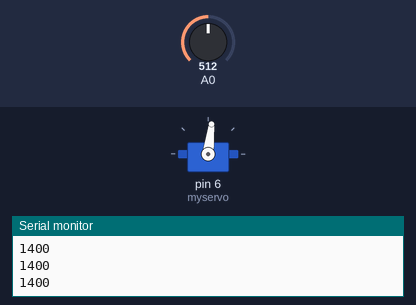
Bench run of a sketch on a simulated Arduino Uno, built with avr-gcc and run on an emulated ATmega328P. Shown: servo, the last lines printed to the serial monitor. Inputs (shaded band) come from the test bench; at power-on: A0 = 512.

Above: at 1.2 s.
1.3 s: A0 set to 716
At 2.5 s:
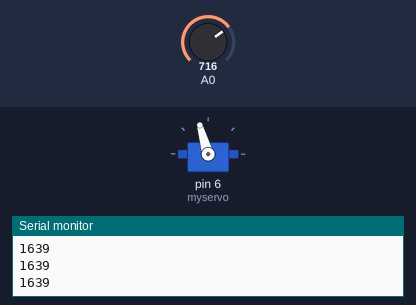
2.8 s: A0 set to 900
At 3.8 s:
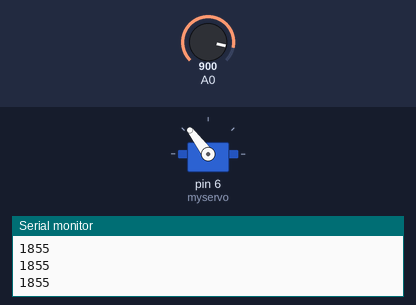
4.3 s: A0 set to 1023
At 4.9 s:
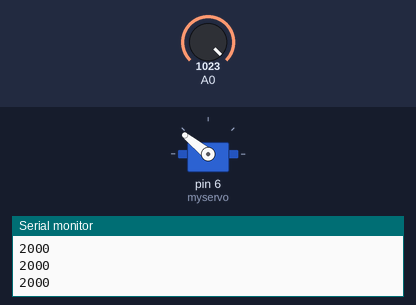
5.8 s: A0 set to 306
At 7.0 s:
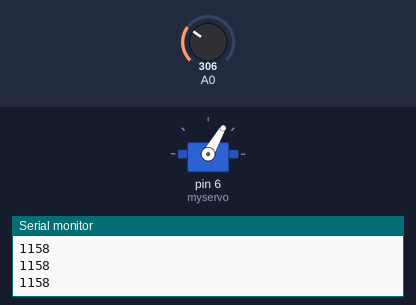
7.3 s: A0 set to 122
At 8.2 s:
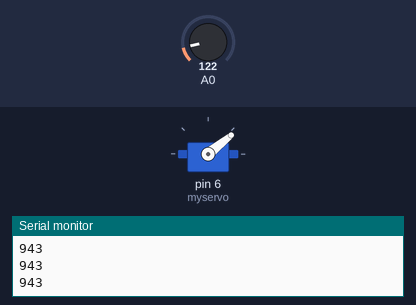
8.8 s: A0 set to 511
At 9.7 s:
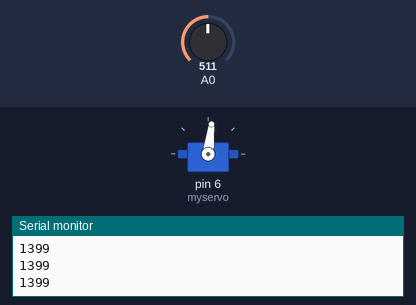
Timing chart, 0 to 11.3 s (numbered marks = the images above; inputs shaded):
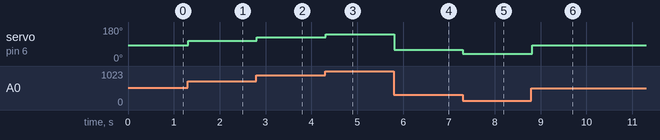

Measured:
- after the input at 1.3 s, servo on pin 6 (myservo): 83° → 106° at once
- after the input at 2.8 s, servo on pin 6 (myservo): 106° → 127° at once
- after the input at 4.3 s, servo on pin 6 (myservo): 127° → 141° at once
- after the input at 5.8 s, servo on pin 6 (myservo): 141° → 60° at once
- after the input at 7.3 s, servo on pin 6 (myservo): 60° → 39° at once
- after the input at 8.8 s, servo on pin 6 (myservo): 39° → 83° at once

The sketch:

servo-test.ino
```cpp
 #include <Servo.h>

Servo myservo;

void setup() {

  myservo.attach(6);
  Serial.begin(9600);

}

void loop() {

  int val = map (analogRead(0), 0, 1023, 800, 2000);
  myservo.writeMicroseconds (val);
  Serial.println(val);
  delay(15);

}
```
